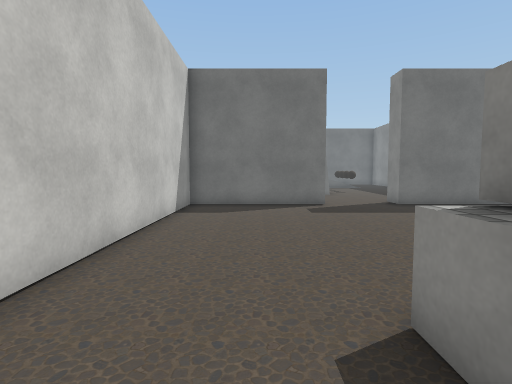
view 1 (above)

17 first-person views from a walk through a Unity game level. The camera is 1.3 m above the floor, tilts 4° down and sees 80° across. The floor is counted in squares, 1 m on a side. Each view is taken from the middle of a square. On the plan, view 1 faces up. The plan holds only what a view shows up to about 14 squares ahead; the rest is blank. The place goes on beyond the plan. The player is left out. Door leaves are left out, so doorways stand open. Some surface patterns are stand-ins.

view 2
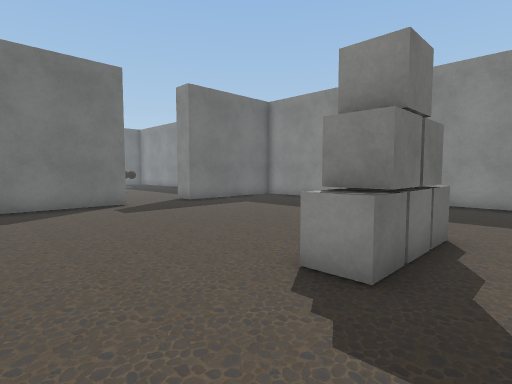

view 3
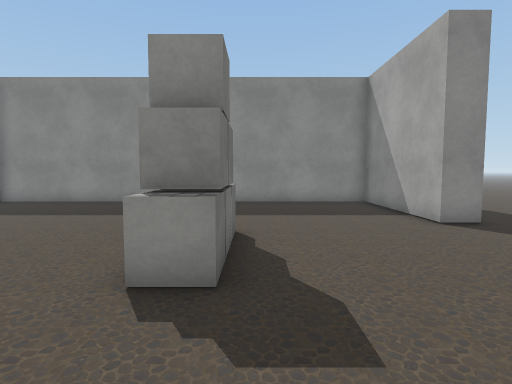

view 4
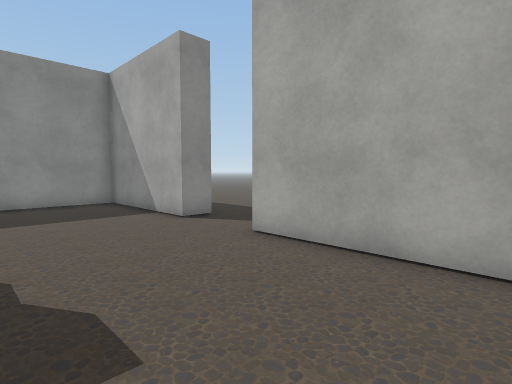

view 5
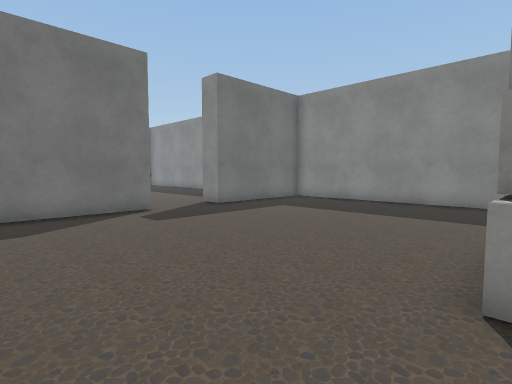

view 6
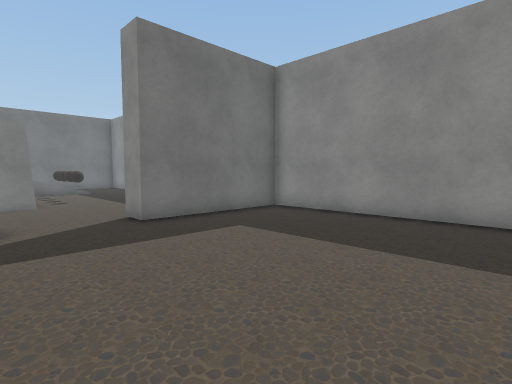

view 7
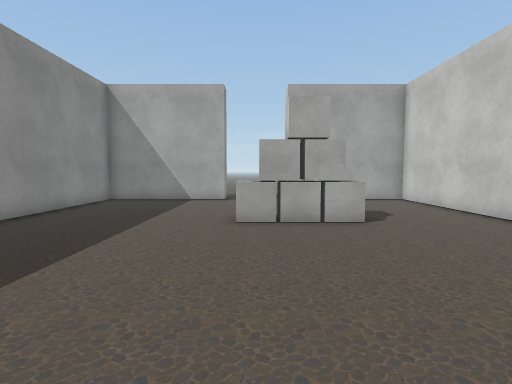

view 8
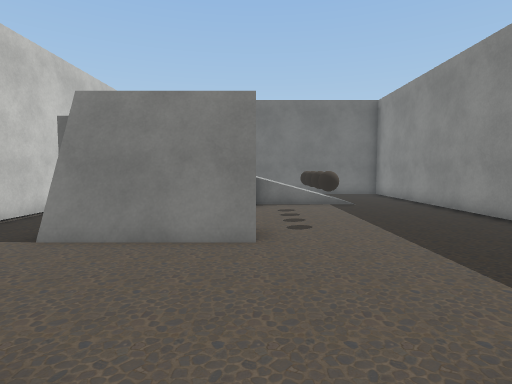

view 9
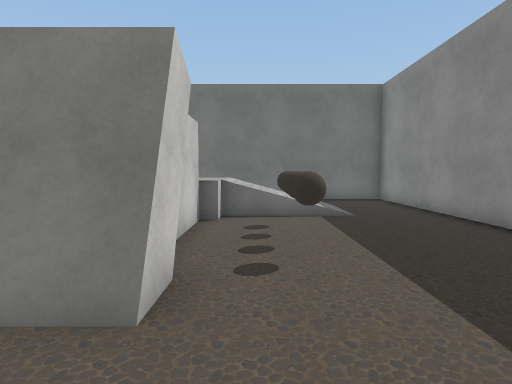

view 10
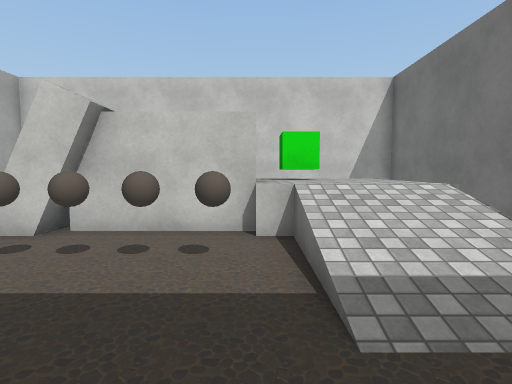

view 11
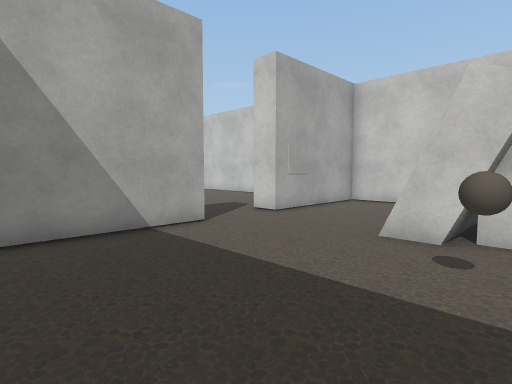

view 12
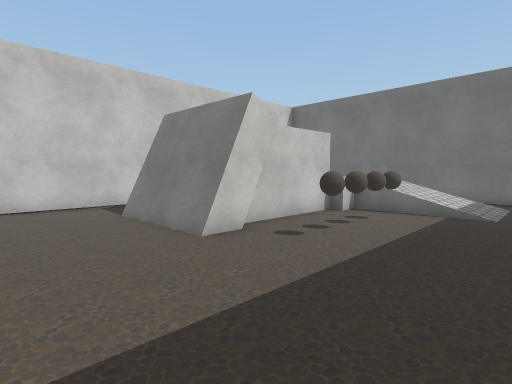

view 13
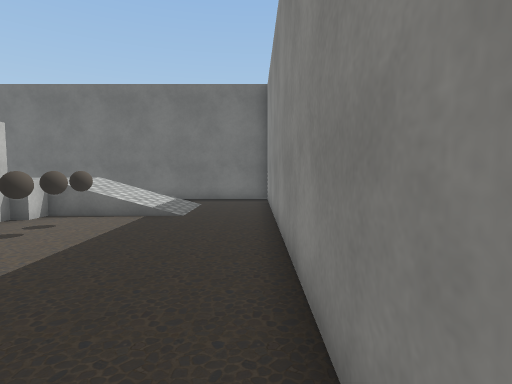

view 14
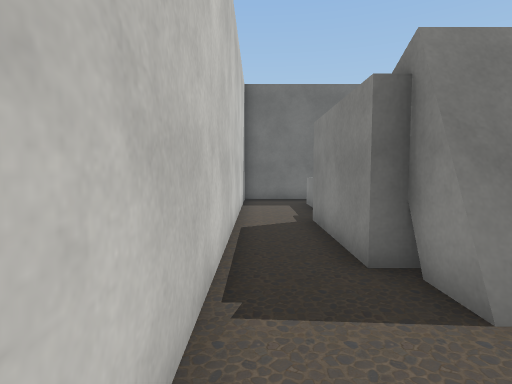

view 15
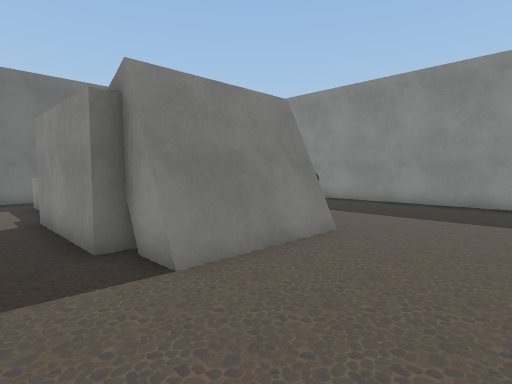

view 16
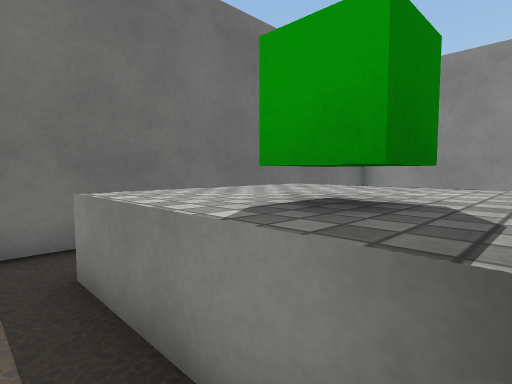

view 17
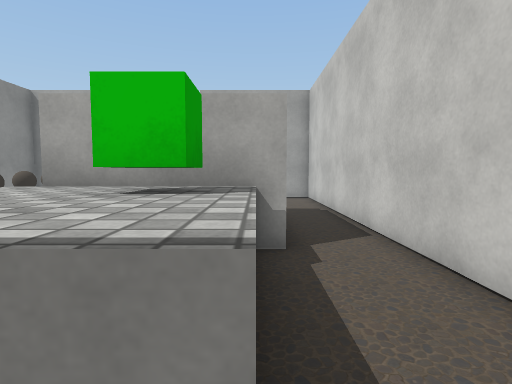

### Floor plan
Key: @ floor where view 1 was taken; # wall or solid block; . main floor; : floor 1 m higher than the main floor; / step, stairs or slope; D open door; = window, fence, low wall or low ledge; ^ raised ledge; C green cube; O other object.
Columns run from 3 left of view 1 to 11 right of it. Each row starts with its distance up from view 1.
 28 ###############
 27 #...      ....#
 26 #..=...==.....#
 25 #..:::::///...#
 24 #..:::::///...#
 23 #..:C:::///...#
 22 #..^^^^.......#
 21 #..#  #..O....#
 20 #..#  #..O....#
 19 #..#  #..O....#
 18 #..#####.O....#
 17 #..#####......#
 16 #.............#
 15 #.............#
 14 #.............#
 13 #.............#
 12 ######DDD######
 11 #.............#
 10 #.............#
  9 #.............#
  8 #.............#
  7 #.............#
  6 #.............#
  5 #.............#
  4 #.............#
  3 #.............#
  2 #...OOOO......#
  1 #.............#
  0 #..@..........#
 -1 #.............#
 -2 #.............#
 -3 #.............#
 -4 ######DDD######
 -5        ...
 -6         ...
 -7          ....
 -8           ....
 -9              .

Where each view was taken, in squares from view 1:
view 1: 0 up, 0 right, facing up
view 2: 0 up, 2 left, facing up-right
view 3: 1 up, 2 left, facing right
view 4: 1 up, 2 left, facing down-right
view 5: 2 up, 2 left, facing up-right
view 6: 4 up, 2 right, facing up-right
view 7: 10 up, 4 right, facing down
view 8: 11 up, 4 right, facing up
view 9: 14 up, 5 right, facing up
view 10: 22 up, 10 right, facing left
view 11: 19 up, 10 right, facing down-left
view 12: 13 up, 9 right, facing up-left
view 13: 14 up, 10 right, facing up
view 14: 14 up, 2 left, facing up
view 15: 13 up, 2 left, facing up-right
view 16: 22 up, 1 left, facing up-right
view 17: 27 up, 0 right, facing down
